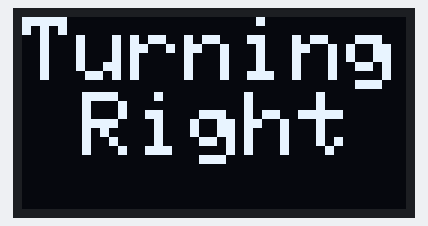
This sketch was run on a simulated Arduino Uno, built with avr-gcc and run on an emulated ATmega328P. Shown: 128×64 one-colour display. What the sketch prints to the serial monitor is not drawn.

Above: at 6.1 s.
At 14.7 s:
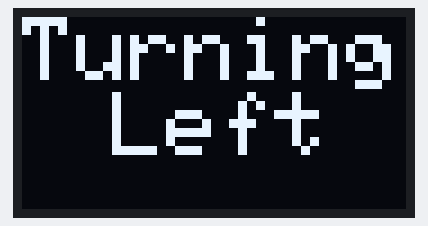
At 18.7 s:
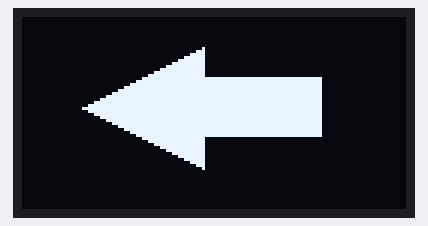
At 22.8 s:
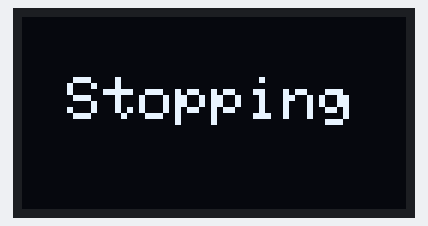
At 25.8 s:
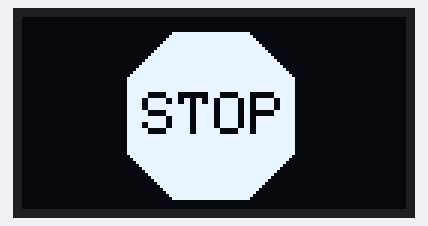
At 37.4 s:
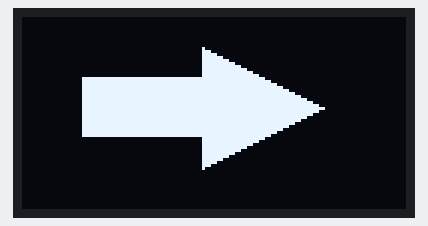

Measured:
- what the display in image 0 shows lasts 4.5 s, from 6.1 s to 10.6 s
- what the display in image 1 shows lasts 4.1 s, from 14.6 s to 18.7 s
- what the display in image 3 shows lasts 3.1 s, from 22.7 s to 25.8 s
- what the display in image 4 shows lasts 7.0 s, from 25.8 s to 32.8 s

The sketch:

OLEDstates.ino
```cpp
#include <Wire.h>
#include <SPI.h>
#include <Adafruit_GFX.h>
#include <Adafruit_SSD1305.h>

// Used for software SPI
#define OLED_CLK 13
#define OLED_MOSI 11

// Used for software or hardware SPI
#define OLED_CS 10
#define OLED_DC 8

// Used for I2C or SPI
#define OLED_RESET 9

// I2C
Adafruit_SSD1305 display(128, 64, &Wire, OLED_RESET);

void setup() {

  Serial.begin(9600);
  while (! Serial) delay(100);
  Serial.println("SSD1305 OLED test");

  if ( ! display.begin(0x3C) ) {
     Serial.println("Unable to initialize OLED");
     while (1) yield();
  }

  // init done
  display.display(); // show splashscreen
  delay(3000);
  display.clearDisplay();   // clears the screen and buffer

}


void loop() {
  delay(1000);

  display.clearDisplay();   // clears the screen and buffer
  delay(2000);

  // text display tests
  display.setTextSize(3);
  display.setTextColor(WHITE);
  display.setCursor(0,0);
  display.println("Turning");
  display.setCursor(20,25);
  display.print("Right");
  display.display();
  delay(3000);

  display.clearDisplay();
  delay(1500);

  display.fillRect(20,20,40,20,WHITE);
  display.fillTriangle(60,50,60,10,100,30,WHITE);
  display.display();
  delay(3000);

  display.clearDisplay();
  delay(1000);

  display.setCursor(0,0);
  display.println("Turning");
  display.setCursor(30,25);
  display.print("Left");
  display.display();
  delay(3000);

  display.clearDisplay();
  delay(1000);

  display.fillRect(60,20,40,20,WHITE);
  display.fillTriangle(60,50,60,10,20,30,WHITE);
  display.display();
  delay(3000);

  display.clearDisplay();
  delay(1000);

  display.setTextSize(2);
  display.setCursor(15,20);
  display.println("Stopping");
  display.display();
  delay(3000);

  display.clearDisplay();
  display.fillTriangle(60, 30, 50, 5, 75, 5, WHITE); //top
  display.fillTriangle(60, 30, 75, 5, 90, 20, WHITE); //top right
  display.fillTriangle(60, 30, 90, 20, 90, 45, WHITE); //right
  display.fillTriangle(60, 30, 90, 45, 75, 60, WHITE); //bottom right
  display.fillTriangle(60, 30, 75, 60, 50, 60, WHITE); //bottom
  display.fillTriangle(60, 30, 50, 60, 35, 45, WHITE); //bottom left
  display.fillTriangle(60, 30, 35, 45, 35, 20, WHITE); //left
  display.fillTriangle(60, 30, 35, 20, 50, 5, WHITE); //top left

  display.setTextSize(2);
  display.setTextColor(BLACK);
  display.setCursor(40,25);
  display.println("STOP");
  display.display();
  delay(1000);

  display.clearDisplay();
  delay(3000);
}
```
